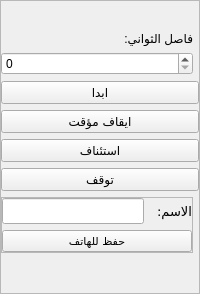
            <widget class="QFrame" name="frame_7">
             <property name="sizePolicy">
              <sizepolicy hsizetype="Expanding" vsizetype="Expanding">
               <horstretch>0</horstretch>
               <verstretch>0</verstretch>
              </sizepolicy>
             </property>
             <property name="maximumSize">
              <size>
               <width>16777215</width>
               <height>16777215</height>
              </size>
             </property>
             <property name="frameShape">
              <enum>QFrame::StyledPanel</enum>
             </property>
             <property name="frameShadow">
              <enum>QFrame::Raised</enum>
             </property>
             <layout class="QGridLayout" name="gridLayout_7" rowstretch="1,0,1,1,1,1,2" rowminimumheight="0,0,0,0,0,0,0">
              <property name="leftMargin">
               <number>0</number>
              </property>
              <property name="topMargin">
               <number>30</number>
              </property>
              <property name="rightMargin">
               <number>0</number>
              </property>
              <property name="bottomMargin">
               <number>40</number>
              </property>
              <item row="6" column="0">
               <widget class="QFrame" name="frame_35">
                <property name="sizePolicy">
                 <sizepolicy hsizetype="Expanding" vsizetype="Expanding">
                  <horstretch>0</horstretch>
                  <verstretch>0</verstretch>
                 </sizepolicy>
                </property>
                <property name="frameShape">
                 <enum>QFrame::StyledPanel</enum>
                </property>
                <property name="frameShadow">
                 <enum>QFrame::Raised</enum>
                </property>
                <layout class="QGridLayout" name="gridLayout_42">
                 <property name="leftMargin">
                  <number>0</number>
                 </property>
                 <property name="topMargin">
                  <number>0</number>
                 </property>
                 <property name="rightMargin">
                  <number>0</number>
                 </property>
                 <property name="bottomMargin">
                  <number>0</number>
                 </property>
                 <property name="horizontalSpacing">
                  <number>0</number>
                 </property>
                 <item row="0" column="0">
                  <widget class="QLineEdit" name="lineEdit_2">
                   <property name="sizePolicy">
                    <sizepolicy hsizetype="Expanding" vsizetype="Expanding">
                     <horstretch>0</horstretch>
                     <verstretch>0</verstretch>
                    </sizepolicy>
                   </property>
                   <property name="maximumSize">
                    <size>
                     <width>16777215</width>
                     <height>16777215</height>
                    </size>
                   </property>
                   <property name="font">
                    <font>
                     <pointsize>11</pointsize>
                    </font>
                   </property>
                   <property name="alignment">
                    <set>Qt::AlignCenter</set>
                   </property>
                  </widget>
                 </item>
                 <item row="0" column="1">
                  <widget class="QLabel" name="label_16">
                   <property name="sizePolicy">
                    <sizepolicy hsizetype="Expanding" vsizetype="Expanding">
                     <horstretch>0</horstretch>
                     <verstretch>0</verstretch>
                    </sizepolicy>
                   </property>
                   <property name="maximumSize">
                    <size>
                     <width>16777215</width>
                     <height>16777215</height>
                    </size>
                   </property>
                   <property name="font">
                    <font>
                     <family>Almarai</family>
                     <pointsize>10</pointsize>
                     <weight>50</weight>
                     <bold>false</bold>
                    </font>
                   </property>
                   <property name="text">
                    <string>الاسم:</string>
                   </property>
                  </widget>
                 </item>
                 <item row="1" column="0" colspan="2">
                  <widget class="QPushButton" name="pushButton_46">
                   <property name="sizePolicy">
                    <sizepolicy hsizetype="Expanding" vsizetype="Expanding">
                     <horstretch>0</horstretch>
                     <verstretch>0</verstretch>
                    </sizepolicy>
                   </property>
                   <property name="maximumSize">
                    <size>
                     <width>16777215</width>
                     <height>16777215</height>
                    </size>
                   </property>
                   <property name="font">
                    <font>
                     <family>Almarai</family>
                     <pointsize>8</pointsize>
                     <weight>50</weight>
                     <bold>false</bold>
                    </font>
                   </property>
                   <property name="cursor">
                    <cursorShape>PointingHandCursor</cursorShape>
                   </property>
                   <property name="text">
                    <string>حفظ للهاتف</string>
                   </property>
                  </widget>
                 </item>
                </layout>
               </widget>
              </item>
              <item row="5" column="0" colspan="2">
               <widget class="QPushButton" name="pushButton_12">
                <property name="sizePolicy">
                 <sizepolicy hsizetype="Expanding" vsizetype="Expanding">
                  <horstretch>0</horstretch>
                  <verstretch>0</verstretch>
                 </sizepolicy>
                </property>
                <property name="maximumSize">
                 <size>
                  <width>16777215</width>
                  <height>16777215</height>
                 </size>
                </property>
                <property name="font">
                 <font>
                  <family>Almarai</family>
                  <pointsize>9</pointsize>
                  <weight>50</weight>
                  <bold>false</bold>
                 </font>
                </property>
                <property name="cursor">
                 <cursorShape>PointingHandCursor</cursorShape>
                </property>
                <property name="text">
                 <string>توقف</string>
                </property>
                <property name="iconSize">
                 <size>
                  <width>200</width>
                  <height>50</height>
                 </size>
                </property>
               </widget>
              </item>
              <item row="3" column="0" colspan="2">
               <widget class="QPushButton" name="pushButton_10">
                <property name="sizePolicy">
                 <sizepolicy hsizetype="Expanding" vsizetype="Expanding">
                  <horstretch>0</horstretch>
                  <verstretch>0</verstretch>
                 </sizepolicy>
                </property>
                <property name="maximumSize">
                 <size>
                  <width>16777215</width>
                  <height>16777215</height>
                 </size>
                </property>
                <property name="font">
                 <font>
                  <family>Almarai</family>
                  <pointsize>9</pointsize>
                  <weight>50</weight>
                  <bold>false</bold>
                 </font>
                </property>
                <property name="cursor">
                 <cursorShape>PointingHandCursor</cursorShape>
                </property>
                <property name="text">
                 <string>ايقاف مؤقت</string>
                </property>
                <property name="iconSize">
                 <size>
                  <width>200</width>
                  <height>50</height>
                 </size>
                </property>
               </widget>
              </item>
              <item row="4" column="0" colspan="2">
               <widget class="QPushButton" name="pushButton_11">
                <property name="sizePolicy">
                 <sizepolicy hsizetype="Expanding" vsizetype="Expanding">
                  <horstretch>0</horstretch>
                  <verstretch>0</verstretch>
                 </sizepolicy>
                </property>
                <property name="maximumSize">
                 <size>
                  <width>16777215</width>
                  <height>16777215</height>
                 </size>
                </property>
                <property name="font">
                 <font>
                  <family>Almarai</family>
                  <pointsize>9</pointsize>
                  <weight>50</weight>
                  <bold>false</bold>
                 </font>
                </property>
                <property name="cursor">
                 <cursorShape>PointingHandCursor</cursorShape>
                </property>
                <property name="text">
                 <string>استئناف</string>
                </property>
                <property name="iconSize">
                 <size>
                  <width>200</width>
                  <height>50</height>
                 </size>
                </property>
               </widget>
              </item>
              <item row="2" column="0" colspan="2">
               <widget class="QPushButton" name="pushButton_7">
                <property name="sizePolicy">
                 <sizepolicy hsizetype="Expanding" vsizetype="Expanding">
                  <horstretch>0</horstretch>
                  <verstretch>0</verstretch>
                 </sizepolicy>
                </property>
                <property name="maximumSize">
                 <size>
                  <width>16777215</width>
                  <height>16777215</height>
                 </size>
                </property>
                <property name="font">
                 <font>
                  <family>Almarai</family>
                  <pointsize>9</pointsize>
                  <weight>50</weight>
                  <bold>false</bold>
                 </font>
                </property>
                <property name="cursor">
                 <cursorShape>PointingHandCursor</cursorShape>
                </property>
                <property name="text">
                 <string>ابدا</string>
                </property>
                <property name="iconSize">
                 <size>
                  <width>200</width>
                  <height>50</height>
                 </size>
                </property>
               </widget>
              </item>
              <item row="1" column="0">
               <widget class="QSpinBox" name="spinBox_5">
                <property name="sizePolicy">
                 <sizepolicy hsizetype="Expanding" vsizetype="Expanding">
                  <horstretch>0</horstretch>
                  <verstretch>0</verstretch>
                 </sizepolicy>
                </property>
               </widget>
              </item>
              <item row="0" column="0">
               <widget class="QLabel" name="label_14">
                <property name="sizePolicy">
                 <sizepolicy hsizetype="Expanding" vsizetype="Expanding">
                  <horstretch>0</horstretch>
                  <verstretch>0</verstretch>
                 </sizepolicy>
                </property>
                <property name="text">
                 <string>فاصل الثواني:</string>
                </property>
               </widget>
              </item>
             </layout>
            </widget>
